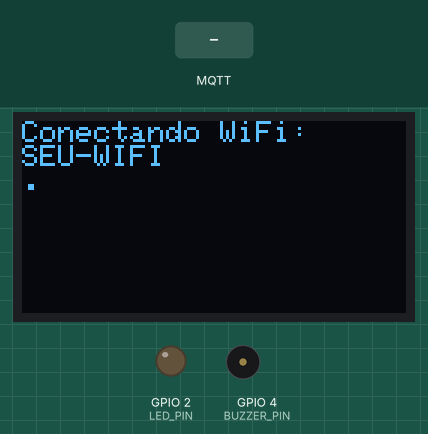
A sketch run on a simulated ESP32. Shown: 128×64 one-colour display, output pins drawn as LEDs (lit = HIGH), buzzer (waves = sounding, pin HIGH). Inputs (shaded band) come from the test bench. WiFi joins after 1.5 s; servers stay silent unless stated; network time is answered at once with the bench clock; the local clock reads 2024-03-15 10:24:30 at power-on unless the sketch sets it; no MQTT or app messages arrive unless stated.

Above: at 0.6 s.
At 2.8 s:
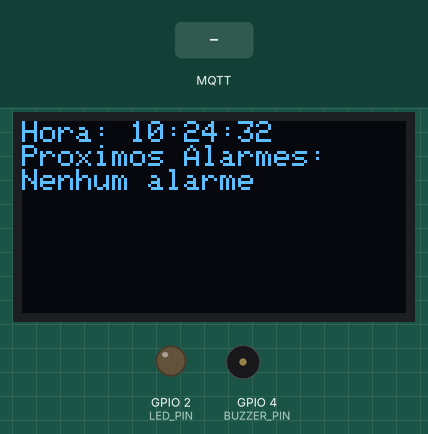
2.9 s: MQTT message "1" arrives on the first subscribed topic
At 3.6 s:
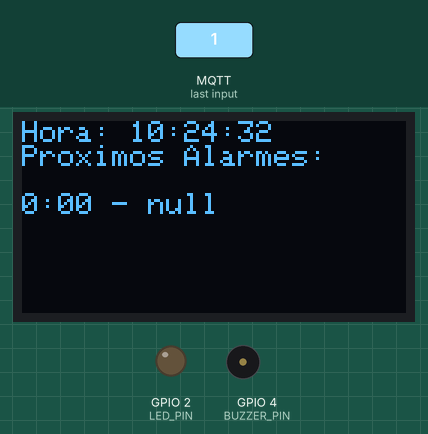
Timing chart, 0 to 5.9 s (numbered marks = the images above; inputs shaded):
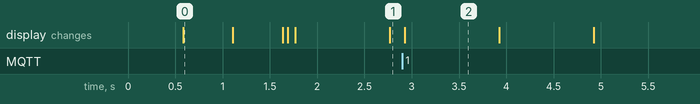

The sketch:

sketch_jun29a.ino
```cpp
#include <WiFi.h>
#include <PubSubClient.h>
#include <Wire.h>
#include <Adafruit_GFX.h>
#include <Adafruit_SSD1306.h>
#include <WiFiUdp.h>
#include <NTPClient.h>
#include <ArduinoJson.h>
#include <vector>
#include <algorithm>

void updateDisplay(bool forceUpdate = false);
void displayStatus(const char* message);
void connectWiFi();
void callback(char* topic, byte* payload, unsigned int length);
void addAlarm(int hour, int minute, String medicine);
void reconnect();
void triggerAlarm();
void checkAlarms();
void updateAlarm();
void cancelAlarm();

#define SCREEN_WIDTH 128
#define SCREEN_HEIGHT 64
#define OLED_RESET -1
Adafruit_SSD1306 display(SCREEN_WIDTH, SCREEN_HEIGHT, &Wire, OLED_RESET);

#define BUZZER_PIN 4
#define LED_PIN 2
#define BUTTON_PIN 5

const char* ssid = "SEU-WIFI";
const char* pass = "SUA-SENHA";

const char* mqtt_server = "broker.hivemq.com";
const int mqtt_port = 1883;
const char* mqtt_client_id = "ESP32_Medicine_Reminder";

const char* topic_add = "medicine_reminder/add";
const char* topic_clear = "medicine_reminder/clear";
const char* topic_status = "medicine_reminder/status";

struct Alarm {
  int hour;
  int minute;
  String medicine;
};

std::vector<Alarm> alarms;
WiFiUDP ntpUDP;
NTPClient timeClient(ntpUDP, "pool.ntp.org", -3 * 3600);
WiFiClient espClient;
PubSubClient client(espClient);

bool alarmActive = false;
unsigned long lastDisplayUpdate = 0;
const unsigned long displayUpdateInterval = 1000;

enum AlarmState {
  ALARM_OFF,
  ALARM_BUZZER_ON,
  ALARM_BUZZER_OFF
};

AlarmState alarmState = ALARM_OFF;
unsigned long alarmStartTime = 0;
unsigned long lastAlarmChange = 0;
const unsigned long alarmDuration = 30000;
const unsigned long beepDuration = 1000;
const unsigned long pauseDuration = 1000;
Alarm currentAlarm;
bool hasActiveAlarm = false;

void setup() {
  Serial.begin(115200);

  if(!display.begin(SSD1306_SWITCHCAPVCC, 0x3C)) {
    while(1);
  }

  pinMode(BUZZER_PIN, OUTPUT);
  pinMode(LED_PIN, OUTPUT);
  pinMode(BUTTON_PIN, INPUT_PULLUP);

  connectWiFi();

  client.setServer(mqtt_server, mqtt_port);
  client.setCallback(callback);

  timeClient.begin();
  timeClient.update();

  displayStatus("Sistema Pronto");
}

void connectWiFi() {
  WiFi.begin(ssid, pass);

  display.clearDisplay();
  display.setTextSize(1);
  display.setCursor(0,0);
  display.println("Conectando WiFi:");
  display.println(ssid);
  display.display();

  while (WiFi.status() != WL_CONNECTED) {
    delay(500);
    display.print(".");
    display.display();
  }
}

void callback(char* topic, byte* payload, unsigned int length) {
  payload[length] = '\0';
  String message = (char*)payload;

  if (strcmp(topic, topic_add) == 0) {
    StaticJsonDocument<200> doc;
    deserializeJson(doc, payload, length);
    addAlarm(doc["hour"], doc["minute"], doc["medicine"].as<String>());
  }
  else if (strcmp(topic, topic_clear) == 0) {
    alarms.clear();
    client.publish(topic_status, "Alarmes removidos");
    updateDisplay(true);
  }
}

void addAlarm(int hour, int minute, String medicine) {
  for (const auto& alarm : alarms) {
    if (alarm.hour == hour && alarm.minute == minute) {
      return;
    }
  }

  alarms.push_back({hour, minute, medicine});

  std::sort(alarms.begin(), alarms.end(), [](const Alarm &a, const Alarm &b) {
    return (a.hour < b.hour) || (a.hour == b.hour && a.minute < b.minute);
  });

  updateDisplay(true);
}

void reconnect() {
  while (!client.connected()) {
    if (client.connect(mqtt_client_id)) {
      client.subscribe(topic_add);
      client.subscribe(topic_clear);
      client.publish(topic_status, "ESP32 Reconectada");
    } else {
      delay(5000);
    }
  }
}

void triggerAlarm() {
  if (!hasActiveAlarm) {
    hasActiveAlarm = true;
    alarmState = ALARM_BUZZER_ON;
    alarmStartTime = millis();
    lastAlarmChange = millis();
    digitalWrite(BUZZER_PIN, HIGH);
    digitalWrite(LED_PIN, HIGH);
  }
}

void updateAlarm() {
  if (!hasActiveAlarm) return;

  unsigned long currentMillis = millis();

  if (digitalRead(BUTTON_PIN) == LOW) {
    delay(50);
    if (digitalRead(BUTTON_PIN) == LOW) {
      cancelAlarm();
      return;
    }
  }

  if (currentMillis - alarmStartTime >= alarmDuration) {
    cancelAlarm();
    return;
  }

  switch (alarmState) {
    case ALARM_BUZZER_ON:
      if (currentMillis - lastAlarmChange >= beepDuration) {
        alarmState = ALARM_BUZZER_OFF;
        lastAlarmChange = currentMillis;
        digitalWrite(BUZZER_PIN, LOW);
        digitalWrite(LED_PIN, LOW);
      }
      break;

    case ALARM_BUZZER_OFF:
      if (currentMillis - lastAlarmChange >= pauseDuration) {
        alarmState = ALARM_BUZZER_ON;
        lastAlarmChange = currentMillis;
        digitalWrite(BUZZER_PIN, HIGH);
        digitalWrite(LED_PIN, HIGH);
      }
      break;

    case ALARM_OFF:
      break;
  }
}

void cancelAlarm() {
  alarmState = ALARM_OFF;
  hasActiveAlarm = false;
  digitalWrite(BUZZER_PIN, LOW);
  digitalWrite(LED_PIN, LOW);

  auto it = std::find_if(alarms.begin(), alarms.end(),
    [](const Alarm& a) {
      return a.hour == currentAlarm.hour &&
             a.minute == currentAlarm.minute &&
             a.medicine == currentAlarm.medicine;
    });

  if (it != alarms.end()) {
    alarms.erase(it);
  }

  updateDisplay(true);
}

void updateDisplay(bool forceUpdate) {
  unsigned long currentMillis = millis();

  if (forceUpdate || (currentMillis - lastDisplayUpdate >= displayUpdateInterval)) {
    lastDisplayUpdate = currentMillis;

    timeClient.update();
    display.clearDisplay();
    display.setTextSize(1);
    display.setTextColor(WHITE);

    display.setCursor(0,0);
    display.print("Hora: ");
    int hours = timeClient.getHours();
    int mins = timeClient.getMinutes();
    int secs = timeClient.getSeconds();

    display.print(hours);
    display.print(":");
    if (mins < 10) display.print("0");
    display.print(mins);
    display.print(":");
    if (secs < 10) display.print("0");
    display.println(secs);

    display.println("Proximos Alarmes:");

    int yPos = 24;
    for (size_t i = 0; i < alarms.size() && yPos < SCREEN_HEIGHT; i++) {
      display.setCursor(0, yPos);
      display.print(alarms[i].hour);
      display.print(":");
      if (alarms[i].minute < 10) display.print("0");
      display.print(alarms[i].minute);
      display.print(" - ");
      display.println(alarms[i].medicine.substring(0, 15));
      yPos += 10;
    }

    if (alarms.empty()) {
      display.println("Nenhum alarme");
    }

    display.display();
  }
}

void checkAlarms() {
  if (hasActiveAlarm) return;

  timeClient.update();
  int currentHour = timeClient.getHours();
  int currentMinute = timeClient.getMinutes();

  for (auto it = alarms.begin(); it != alarms.end(); ) {
    if (it->hour == currentHour && it->minute == currentMinute) {
      currentAlarm = *it;
      triggerAlarm();
      break;
    } else {
      ++it;
    }
  }
}

void loop() {
  if (!client.connected()) {
    reconnect();
  }
  client.loop();

  updateDisplay();
  checkAlarms();
  updateAlarm();
}

void displayStatus(const char* message) {
  display.clearDisplay();
  display.setTextSize(1);
  display.setCursor(0,0);
  display.println(message);
  display.display();
}
```

Measured:
- after the input at 2.9 s, the display: changes at once (image 2)
